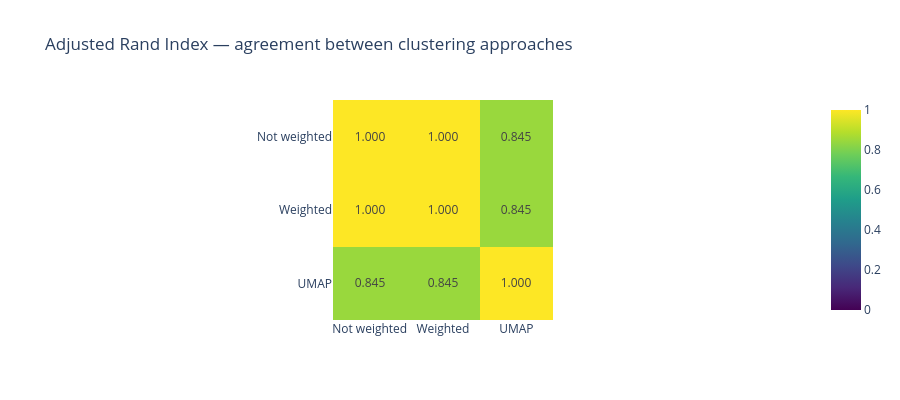

The code cell stored with this chart in its notebook:
### Code cell
# Adjusted Rand Index matrix
#
# ARI measures agreement between two clusterings regardless of the space
# they were computed in. Range: [-1, 1]. Expected value under random
# assignment is 0. Interpretation guide:
#
#   >= 0.85  near-perfect agreement
#   0.60-0.85  strong agreement
#   0.40-0.60  partial agreement
#   0.00-0.40  weak agreement
#   < 0.00   worse than random

pairs     = list(label_sets.items())
n         = len(pairs)
ari_matrix = np.zeros((n, n))

for i, (_, li) in enumerate(pairs):
    for j, (_, lj) in enumerate(pairs):
        ari_matrix[i, j] = adjusted_rand_score(li, lj)

names  = [p[0] for p in pairs]
ari_df = pd.DataFrame(ari_matrix, index=names, columns=names).round(4)

print("\n── Adjusted Rand Index matrix ──")
display(ari_df)

for i in range(n):
    for j in range(i + 1, n):
        ari_val = ari_matrix[i, j]
        if ari_val >= 0.85:
            interp = "near-perfect agreement"
        elif ari_val >= 0.60:
            interp = "strong agreement"
        elif ari_val >= 0.40:
            interp = "partial agreement"
        elif ari_val >= 0.00:
            interp = "weak agreement"
        else:
            interp = "worse than random — investigate"
        logger.info("ARI %s vs %s: %.4f → %s",
                    names[i], names[j], ari_val, interp)
        print(f"  {names[i]:15s} vs {names[j]:15s}: ARI={ari_val:.4f}  ({interp})")

fig_ari = px.imshow(
    ari_df,
    color_continuous_scale="Viridis",
    zmin=0, zmax=1,
    text_auto=".3f",
    title="Adjusted Rand Index — agreement between clustering approaches",
)
fig_ari.update_layout(height=400)
fig_ari.show()

### Figure 1 — Plotly figure (JSON) as saved in the notebook; plotly's stock layout.template omitted (floating-point values rounded to 4 significant figures)
{"data": [{"coloraxis": "coloraxis", "hovertemplate": "x: %{x}<br>y: %{y}<br>color: %{z}<extra></extra>", "name": "0", "texttemplate": "%{z:.3f}", "type": "heatmap", "x": ["Not weighted", "Weighted", "UMAP"], "xaxis": "x", "y": ["Not weighted", "Weighted", "UMAP"], "yaxis": "y", "z": [[1.0, 0.9998, 0.845], [0.9998, 1.0, 0.8451], [0.845, 0.8451, 1.0]]}], "layout": {"coloraxis": {"cmax": 1, "cmin": 0, "colorscale": [[0, "#440154"], [0.1111, "#482878"], [0.2222, "#3e4989"], [0.3333, "#31688e"], [0.4444, "#26828e"], [0.5556, "#1f9e89"], [0.6667, "#35b779"], [0.7778, "#6ece58"], [0.8889, "#b5de2b"], [1, "#fde725"]]}, "height": 400, "title": {"text": "Adjusted Rand Index — agreement between clustering approaches"}, "xaxis": {"anchor": "y", "constrain": "domain", "domain": [0, 1], "scaleanchor": "y"}, "yaxis": {"anchor": "x", "autorange": "reversed", "constrain": "domain", "domain": [0, 1]}}}
